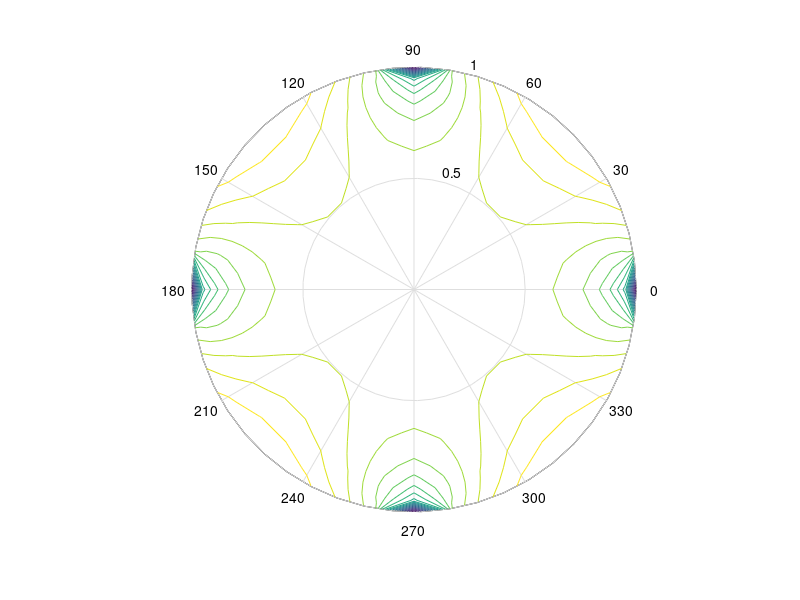

MATLAB code to generate this figure:
% [绘图]轮廓图
% function Example13
% h0=figure('toolbar','none',...
%     'position',[200 150 450 250],...
%     'name','Example13');
[th,r]=meshgrid((0:10:360)*pi/180,0:0.05:1);
[x,y]=pol2cart(th,r);
z=x+1i*y;
f=(z.^4-1).^(0.25);
contour(x,y,abs(f),20)
axis equal
xlabel('实部','fontsize',16);
ylabel('虚部','fontsize',16);
h=polar([0 2*pi],[0 1]);
delete(h)
hold on
contour(x,y,abs(f),20)
